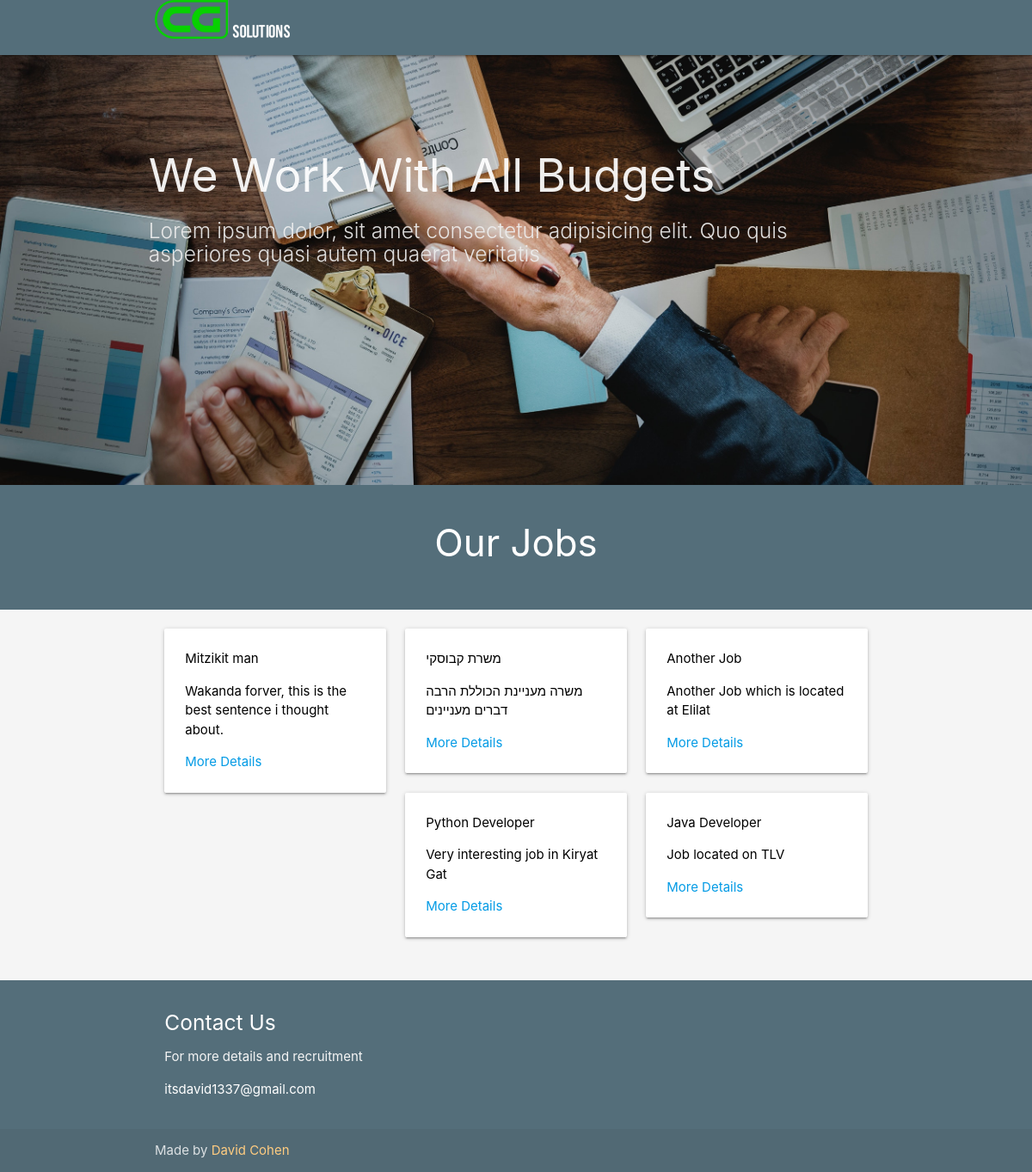
The page / on the database its author committed.
### posts/models.py (models this page shows, shortened)
class Posts(models.Model):
    title = models.CharField(max_length=200)
    body = models.TextField()
    value = models.CharField(max_length=200)
    description = models.CharField(max_length=200)
    created_at = models.DateTimeField(default=datetime.now,blank=True)
    class Meta:
        verbose_name_plural = "Posts"

### posts/views.py (the view)
# urls.py: url(r'^$', views.index, name='index'),
def index(request):
    posts = Posts.objects.all()[:10]
    context = {
        'title': 'Latest Jobs',
        'posts': posts
    }
    return render(request, 'posts/index.html',context)

### posts/templates/posts/index.html
{% extends 'posts/layout.html' %}
{% block content %}
{% for posts in posts %}
<div class="col s12 m4">
    <div class="card-panel">
        <div class="card-content black-text">
            <span class="card-title center-align">{{posts.title}}</span>
            <p>{{ posts.description }}</p>
                <div class="card-action">
                    <a href="/posts/details/{{posts.id}}" >More Details</a>
                </div>
        </div>
    </div>
</div>
{% endfor %}
{% endblock %}

### posts/templates/posts/layout.html (shortened to what this page needs)
{% load staticfiles %}
<!doctype html>
<html lang="en">
<head>
    <link rel="stylesheet" href='{% static "/app/materialize.min.css" %}'>
    <link rel="stylesheet" href="https://use.fontawesome.com/releases/v5.0.13/css/all.css"
>
</head>
<body id="home" class="scrollspy">
    <div class="navbar-fixed">
        <nav class="blue-grey darken-1">
            <div class="container">
                <div class="nav-wrapper">
                    <a href="#" class="brand-logo"><img class="container" src='{% static "/app/logo-1.png" %}' alt="logo"></a>
                </div>
            </div>
        </nav>
    </div>
    <section class="slider">
        <ul class="slides">
            <li>
                <img src='{% static "/app/pic2.jpg" %}'>
                <div class="caption left-align">
                    <h2>We Work With All Budgets</h2>
                    <h5 class="light grey-text text-lighten-3 hide-on-small-only">Lorem ipsum dolor, sit amet consectetur adipisicing elit. Quo quis asperiores quasi autem quaerat veritatis</h5>
                </div>
            </li>
        </ul>
    </section>
    <section id="search" class="section blue-grey darken-1 white-text center scrollspy">
        <div class="container">
            <div class="row">
                <div class="col s12">
                    <h3>Our Jobs</h3>
                </div>
            </div>
        </div>
    </section>
    <section class="section section-icons grey lighten-4">
        <div class="container">
            <div class="row">
                {% block content %}
                {% endblock %}
            </div>
        </div>
    </section>
<footer class="page-footer blue-grey darken-1">
    <div class="container">
      <div class="row">
        <div class="col s6">
          <h5 class="white-text">Contact Us</h5>
          <p class="grey-text text-lighten-4">For more details and recruitment</p>
            <p>itsdavid1337@gmail.com</p>
        </div>
      </div>
    </div>
    <div class="footer-copyright">
      <div class="container">
      Made by <a class="orange-text text-lighten-3">David Cohen</a>
      </div>
    </div>
  </footer>
</body>
</html>

### rows shown on the page
Posts: title "Mitzikit man", description "Wakanda forver, this is the best sentence i thought about."
Posts: title "משרת קבוסקי", description "משרה מעניינת הכוללת הרבה דברים מעניינים"
Posts: title "Another Job", description "Another Job which is located at Elilat"
Posts: title "Python Developer", description "Very interesting job in Kiryat Gat"
Posts: title "Java Developer", description "Job located on TLV"
